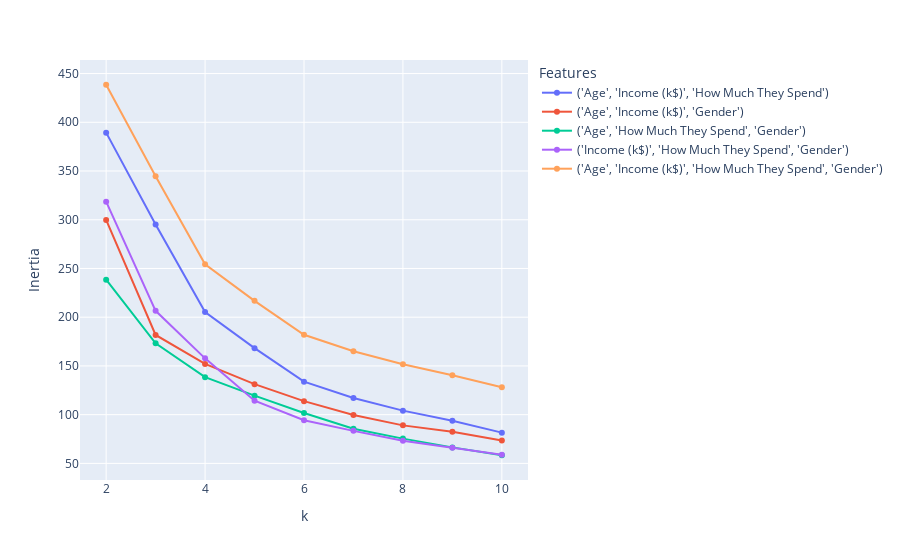
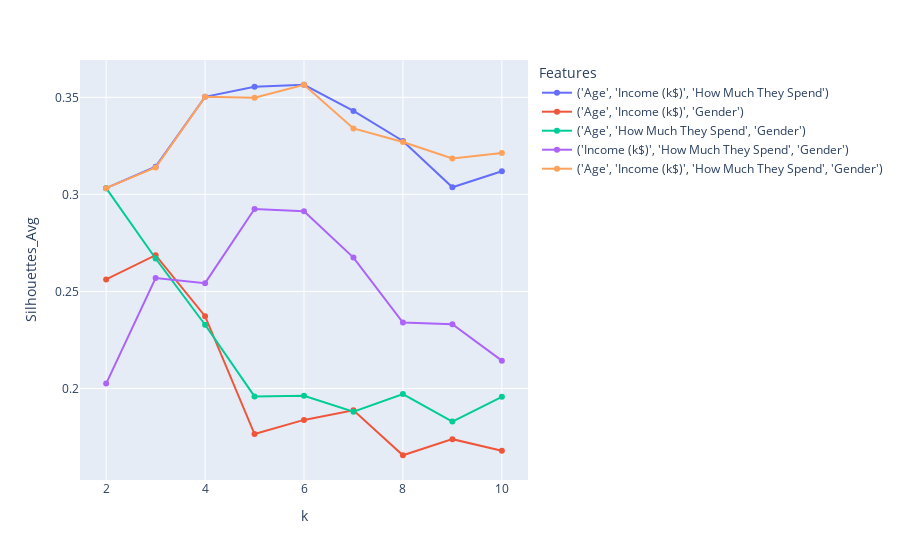

Notebook code cell kept with these figures, in order:
### Code cell
logs = []
k_range = np.arange(2,11,1) # Range of k values
feature_sets = chain(combinations(data.columns,3), combinations(data.columns,4))

def calculate_k_mean(n_cluster: int, X: Sequence)-> Tuple[float, Sequence]:
    kmean = KMeans(n_clusters = n_cluster, random_state = seed)
    cluster_labels = kmean.fit_predict(X)
    return kmean.inertia_, cluster_labels

for features in feature_sets:
    for k in k_range:
        inertia, cluster_labels = calculate_k_mean(k, data[list(features)])
        silhouettes_avg = silhouette_score(data, cluster_labels)
        logs.append([features, k, inertia, silhouettes_avg])
        
records_df = pd.DataFrame(logs, columns=['Features', 'k', 'Inertia', 'Silhouettes_Avg'])
fig = px.line(records_df, x = "k", y = "Inertia", color = "Features", markers = True)
fig2 = px.line(records_df, x = "k", y = "Silhouettes_Avg", color = "Features", markers = True)

fig.show()
fig2.show()

### Figure 1 — Plotly figure (JSON) as saved in the notebook; plotly's stock layout.template omitted (floating-point values rounded to 4 significant figures)
{"data": [{"hovertemplate": "Features=('Age', 'Income (k$)', 'How Much They Spend')<br>k=%{x}<br>Inertia=%{y}<extra></extra>", "legendgroup": "('Age', 'Income (k$)', 'How Much They Spend')", "line": {"color": "#636efa", "dash": "solid"}, "marker": {"symbol": "circle"}, "mode": "markers+lines", "name": "('Age', 'Income (k$)', 'How Much They Spend')", "orientation": "v", "showlegend": true, "type": "scatter", "x": [2, 3, 4, 5, 6, 7, 8, 9, 10], "xaxis": "x", "y": [389.4, 295.2, 205.2, 168.2, 133.9, 117.2, 104.1, 93.66, 81.55], "yaxis": "y"}, {"hovertemplate": "Features=('Age', 'Income (k$)', 'Gender')<br>k=%{x}<br>Inertia=%{y}<extra></extra>", "legendgroup": "('Age', 'Income (k$)', 'Gender')", "line": {"color": "#EF553B", "dash": "solid"}, "marker": {"symbol": "circle"}, "mode": "markers+lines", "name": "('Age', 'Income (k$)', 'Gender')", "orientation": "v", "showlegend": true, "type": "scatter", "x": [2, 3, 4, 5, 6, 7, 8, 9, 10], "xaxis": "x", "y": [299.9, 181.8, 152.0, 131.3, 113.8, 99.62, 89.01, 82.56, 73.38], "yaxis": "y"}, {"hovertemplate": "Features=('Age', 'How Much They Spend', 'Gender')<br>k=%{x}<br>Inertia=%{y}<extra></extra>", "legendgroup": "('Age', 'How Much They Spend', 'Gender')", "line": {"color": "#00cc96", "dash": "solid"}, "marker": {"symbol": "circle"}, "mode": "markers+lines", "name": "('Age', 'How Much They Spend', 'Gender')", "orientation": "v", "showlegend": true, "type": "scatter", "x": [2, 3, 4, 5, 6, 7, 8, 9, 10], "xaxis": "x", "y": [238.5, 173.2, 138.4, 119.5, 101.7, 85.52, 75.42, 66.42, 58.35], "yaxis": "y"}, {"hovertemplate": "Features=('Income (k$)', 'How Much They Spend', 'Gender')<br>k=%{x}<br>Inertia=%{y}<extra></extra>", "legendgroup": "('Income (k$)', 'How Much They Spend', 'Gender')", "line": {"color": "#ab63fa", "dash": "solid"}, "marker": {"symbol": "circle"}, "mode": "markers+lines", "name": "('Income (k$)', 'How Much They Spend', 'Gender')", "orientation": "v", "showlegend": true, "type": "scatter", "x": [2, 3, 4, 5, 6, 7, 8, 9, 10], "xaxis": "x", "y": [318.6, 206.5, 157.8, 114.3, 94.25, 83.36, 73.28, 66.12, 58.95], "yaxis": "y"}, {"hovertemplate": "Features=('Age', 'Income (k$)', 'How Much They Spend', 'Gender')<br>k=%{x}<br>Inertia=%{y}<extra></extra>", "legendgroup": "('Age', 'Income (k$)', 'How Much They Spend', 'Gender')", "line": {"color": "#FFA15A", "dash": "solid"}, "marker": {"symbol": "circle"}, "mode": "markers+lines", "name": "('Age', 'Income (k$)', 'How Much They Spend', 'Gender')", "orientation": "v", "showlegend": true, "type": "scatter", "x": [2, 3, 4, 5, 6, 7, 8, 9, 10], "xaxis": "x", "y": [438.5, 344.7, 254.3, 216.8, 182.0, 165.0, 151.6, 140.5, 128.2], "yaxis": "y"}], "layout": {"legend": {"title": {"text": "Features"}, "tracegroupgap": 0}, "margin": {"t": 60}, "xaxis": {"anchor": "y", "domain": [0, 1], "title": {"text": "k"}}, "yaxis": {"anchor": "x", "domain": [0, 1], "title": {"text": "Inertia"}}}}

### Figure 2 — Plotly figure (JSON) as saved in the notebook; plotly's stock layout.template omitted (floating-point values rounded to 4 significant figures)
{"data": [{"hovertemplate": "Features=('Age', 'Income (k$)', 'How Much They Spend')<br>k=%{x}<br>Silhouettes_Avg=%{y}<extra></extra>", "legendgroup": "('Age', 'Income (k$)', 'How Much They Spend')", "line": {"color": "#636efa", "dash": "solid"}, "marker": {"symbol": "circle"}, "mode": "markers+lines", "name": "('Age', 'Income (k$)', 'How Much They Spend')", "orientation": "v", "showlegend": true, "type": "scatter", "x": [2, 3, 4, 5, 6, 7, 8, 9, 10], "xaxis": "x", "y": [0.3032, 0.3143, 0.3503, 0.3554, 0.3565, 0.343, 0.3275, 0.3037, 0.3119], "yaxis": "y"}, {"hovertemplate": "Features=('Age', 'Income (k$)', 'Gender')<br>k=%{x}<br>Silhouettes_Avg=%{y}<extra></extra>", "legendgroup": "('Age', 'Income (k$)', 'Gender')", "line": {"color": "#EF553B", "dash": "solid"}, "marker": {"symbol": "circle"}, "mode": "markers+lines", "name": "('Age', 'Income (k$)', 'Gender')", "orientation": "v", "showlegend": true, "type": "scatter", "x": [2, 3, 4, 5, 6, 7, 8, 9, 10], "xaxis": "x", "y": [0.2562, 0.2687, 0.2372, 0.1765, 0.1838, 0.1888, 0.1656, 0.1739, 0.1679], "yaxis": "y"}, {"hovertemplate": "Features=('Age', 'How Much They Spend', 'Gender')<br>k=%{x}<br>Silhouettes_Avg=%{y}<extra></extra>", "legendgroup": "('Age', 'How Much They Spend', 'Gender')", "line": {"color": "#00cc96", "dash": "solid"}, "marker": {"symbol": "circle"}, "mode": "markers+lines", "name": "('Age', 'How Much They Spend', 'Gender')", "orientation": "v", "showlegend": true, "type": "scatter", "x": [2, 3, 4, 5, 6, 7, 8, 9, 10], "xaxis": "x", "y": [0.3032, 0.267, 0.2329, 0.1959, 0.1963, 0.1881, 0.1972, 0.183, 0.1957], "yaxis": "y"}, {"hovertemplate": "Features=('Income (k$)', 'How Much They Spend', 'Gender')<br>k=%{x}<br>Silhouettes_Avg=%{y}<extra></extra>", "legendgroup": "('Income (k$)', 'How Much They Spend', 'Gender')", "line": {"color": "#ab63fa", "dash": "solid"}, "marker": {"symbol": "circle"}, "mode": "markers+lines", "name": "('Income (k$)', 'How Much They Spend', 'Gender')", "orientation": "v", "showlegend": true, "type": "scatter", "x": [2, 3, 4, 5, 6, 7, 8, 9, 10], "xaxis": "x", "y": [0.2025, 0.2569, 0.2543, 0.2925, 0.2913, 0.2674, 0.234, 0.2332, 0.2144], "yaxis": "y"}, {"hovertemplate": "Features=('Age', 'Income (k$)', 'How Much They Spend', 'Gender')<br>k=%{x}<br>Silhouettes_Avg=%{y}<extra></extra>", "legendgroup": "('Age', 'Income (k$)', 'How Much They Spend', 'Gender')", "line": {"color": "#FFA15A", "dash": "solid"}, "marker": {"symbol": "circle"}, "mode": "markers+lines", "name": "('Age', 'Income (k$)', 'How Much They Spend', 'Gender')", "orientation": "v", "showlegend": true, "type": "scatter", "x": [2, 3, 4, 5, 6, 7, 8, 9, 10], "xaxis": "x", "y": [0.3032, 0.3138, 0.3503, 0.3498, 0.3565, 0.334, 0.327, 0.3186, 0.3214], "yaxis": "y"}], "layout": {"legend": {"title": {"text": "Features"}, "tracegroupgap": 0}, "margin": {"t": 60}, "xaxis": {"anchor": "y", "domain": [0, 1], "title": {"text": "k"}}, "yaxis": {"anchor": "x", "domain": [0, 1], "title": {"text": "Silhouettes_Avg"}}}}
